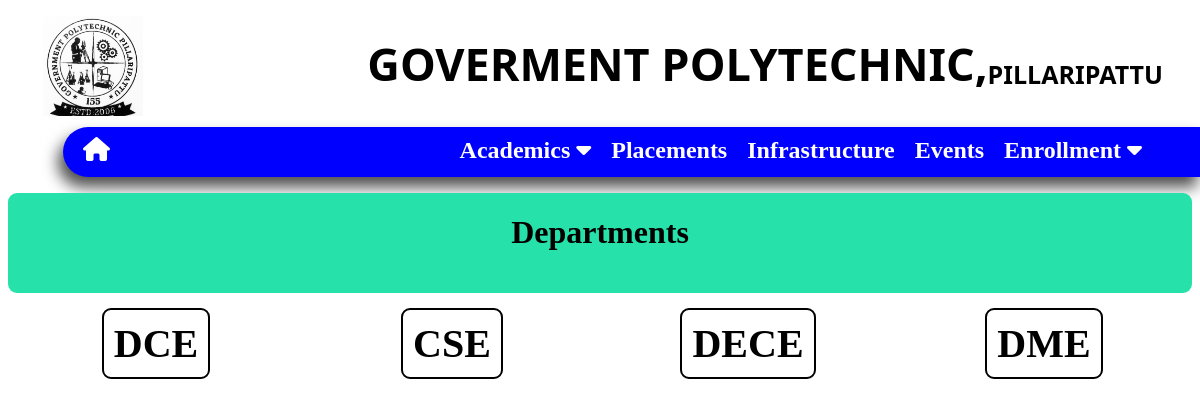
Page /html/dept.php on the committed database.
### tables this page shows
CREATE TABLE `indexdata` (
  `id` int(11) NOT NULL,
  `clg_name` varchar(255) NOT NULL,
  `clg_place` varchar(255) NOT NULL,
  `clg_logo` varchar(255) NOT NULL,
  `clg_img` varchar(255) NOT NULL,
  `about_clg` mediumtext NOT NULL,
  `pro_imgs` varchar(999) NOT NULL,
  `extra_imgs` varchar(999) NOT NULL,
  `vision_clg` mediumtext NOT NULL,
  `mission_clg` mediumtext NOT NULL
);

CREATE TABLE `branches` (
  `id` int(11) NOT NULL,
  `branch_name` varchar(255) NOT NULL,
  `branch_code` varchar(255) NOT NULL,
  `branch_img` varchar(255) NOT NULL
);

### html/dept.php (the view, shortened to what this page needs)
<?php
 $con=mysqli_connect('localhost','root','','id20532735_gptplpt2');
 $sql="SELECT * FROM `branches`";
 $res=mysqli_query($con,$sql);
?>
<!DOCTYPE html>
<html lang="en">
<head>
    <link rel="stylesheet" href="../css/dept.css">
    <link rel="stylesheet" href="../css/menu_foot.css">
  <link rel="stylesheet" href="../css/faculty1.css">
   <link rel="stylesheet" href="https://cdnjs.cloudflare.com/ajax/libs/font-awesome/6.2.1/css/all.min.css" />
</head>
<body onload="exec()">
<header>
    <?php
    $sql="SELECT * FROM `indexdata`";
    $qu=mysqli_query($con,$sql);
    $rr=mysqli_fetch_assoc($qu);
    ?>
            <div class="clg_logo" style="background-image:url('../images/index_img/<?php echo $rr['clg_logo'];?>');">
            </div>
            <div class="clg_name">
                <p><b class="govt"><?php echo $rr['clg_name'];?>,</b><b class="plpt"><?php echo $rr['clg_place'];?></b></p>
            </div>
            <menu class="menuu" >
                <a id="home_btn" href="../index.php"><i class="fa-solid fa-house"></i></a>
                <ul id="sidemenu">
                    <li>
                        <a onclick="aacad()" href="#">Academics&nbsp;<i class="fas fa-caret-down"></i></a>
                    </li>
                    <li><a href="Placements.php">Placements</a></li>
                    <li><a href="Infrastructure.php">Infrastructure</a></li>
                    <li><a href="Events.php">Events</a></li>
                    <li onclick="show()">
                        <a href="#">Enrollment&nbsp;<i class="fas fa-caret-down"></i></a>
                    </li>
                </ul>
            </menu>
        </header>
    <div class="dept" id="">
        <h1>Departments</h1>
    </div>
    <div class="dept_menu">
<?php    $i=0;
        while($row=mysqli_fetch_assoc($res))
        {
            $branchcode[$i]=$row['branch_code'];
            $count=count($branchcode);
?>
        <div class="body<?php echo$i?>" id="d" onclick="display('body<?php echo$i?>',<?=$count?>)">
            <h1><?php echo$row['branch_code']?></h1>
        </div>
        <?php
       $i++;
}?>
    </div>
</body>
</html>

### css/dept.css (style rules this page uses)
.dept_menu { display: flex; justify-content: center; height: 100px; width: 100%; }
#d { width: auto; display: flex; flex: 4; justify-content: center; align-items: center; border-radius: 9px; margin: 2px; }
#d h1 { font-family: 'Trebuchet MS'; font-size:40px; }
.dept { background-color: rgb(38, 226, 170); display: flex; justify-content: center; width: 100%; height: 100px; border-radius: 9px; }

### css/menu_foot.css (style rules this page uses)
body { overflow-x: hidden; }
.clg_logo { float: left; margin-left: 35px; height: 100px; width: 100px; }
.clg_name p { display: flex; justify-content: end; padding-right: 29px; height: 95px; align-items: center; }
.govt { font-size: 45px; font-family:system-ui; text-transform: uppercase; }
.plpt { font-size: 25px; padding-top: 20px; font-family:system-ui, -apple-system, BlinkMacSystemFont, 'Segoe UI', Roboto, Oxygen, Ubuntu, Cantarell, 'Open Sans', 'Helvetica Neue', sans-serif; text-transform: uppercase; }
.menuu { background-color: blue; height: 50px; margin-right: -10px; margin-left: 55px; border-bottom-left-radius:25px ; border-top-left-radius: 25px; box-shadow: -5px 10px 15px rgb(0,0,0,0.7); animation: menuu 2s; }
#home_btn { text-decoration: none; float: left; color: white; font-size: 24px; font-weight: bold; position: relative; padding-left: 20px; padding-top: 10px; }
.menuu ul { display: flex; justify-content: end; padding-right: 60px; }
.menuu ul li { list-style:none; position: relative; padding-left: 20px; padding-top: 10px; }
.menuu ul li a { text-decoration: none; color: white; font-size: 24px; font-weight: bold; }

### css/faculty1.css (style rules this page uses)
menu { padding: 0; }
menu li { display:flex; justify-content: center; font-size: large; font-weight: bolder; cursor: pointer; }

### html/dept.php (style rules this page uses)
.dept_menu h1 { border: 2px solid; border-radius: 9px; padding: 10px; cursor: pointer; box-shadow: 5px 5px 10px rgb(0,0,0,rgb(0,0,0,0.6)); }
.clg_logo { background-repeat: no-repeat; background-size: cover; }
#aacad ,#enrol,#sidemenu { z-index: 10; }

### rows in the picture
indexdata: clg_logo (picture), clg_name "GOVERMENT POLYTECHNIC", clg_place "PILLARIPATTU"
branches: branch_code "DCE"
branches: branch_code "CSE"
branches: branch_code "DECE"
branches: branch_code "DME"
